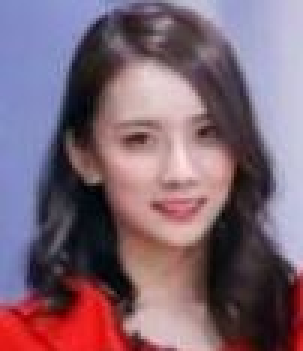
#> input picture src/ch4/模板匹配算法/headImg.png, 101 x 117 px (shown 3 times larger)
$ python '模板匹配寻找韩国美女头像.py'
#> lines starting #> are read from the running program, lines starting #| are printed output that depends on the picture; after the words box and inside, x2 and y2 are one past the last pixel; in counts of white or black regions, pixels touching at a corner belong together
#模板匹配
import cv2 as cv
import numpy as np
import matplotlib.pyplot as plt
def template_demo():
    tpl =cv.imread("headImg.png")
#> tpl is the input picture: shape (117, 101, 3); mean B, G, R 115, 100.7, 125.8
    target = cv.imread("korea womans.png")
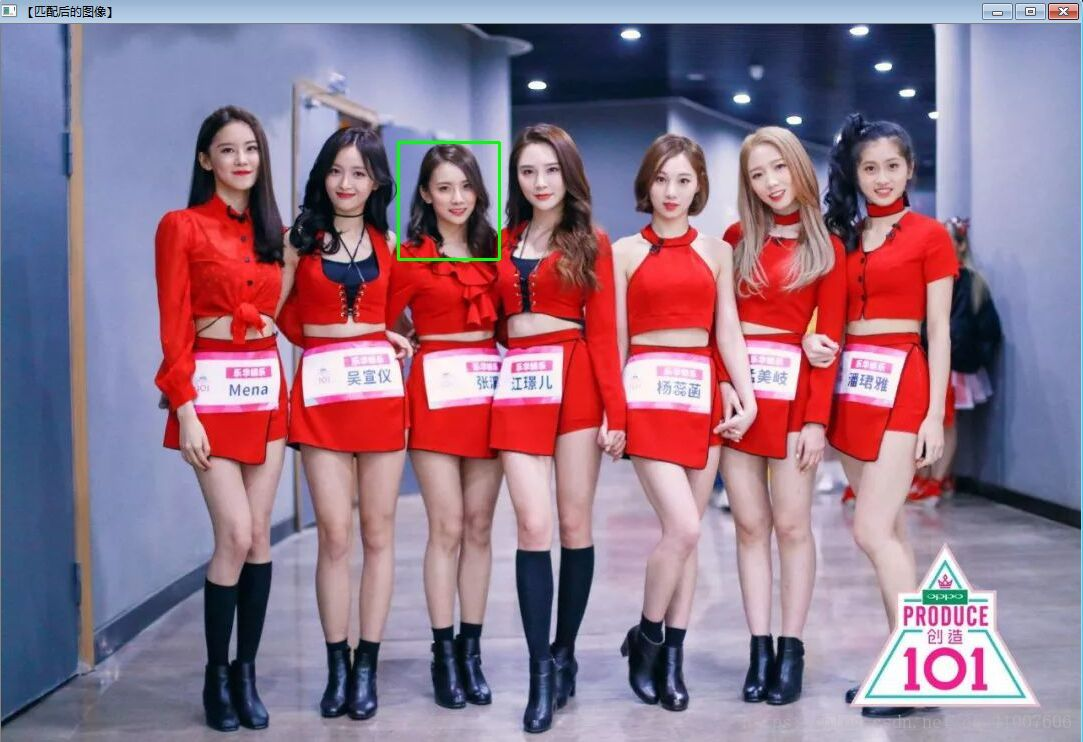
#> input picture src/ch4/模板匹配算法/korea womans.png, 1083 x 742 px
#> target is the input picture: shape (742, 1083, 3); mean B, G, R 137.4, 117.4, 144.7
    cv.namedWindow('template image', cv.WINDOW_NORMAL)
    cv.imshow("template image", tpl)
    cv.namedWindow('target image', cv.WINDOW_NORMAL)
    cv.imshow("target image", target)
    methods = [cv.TM_SQDIFF_NORMED, cv.TM_CCORR_NORMED, cv.TM_CCOEFF_NORMED]   #3种模板匹配方法
    th, tw = tpl.shape[:2]
#> th = 117; tw = 101
    i=0
    for md in methods:
        print(md)
        result = cv.matchTemplate(target, tpl, md)
        i+=1
        plt.subplot(2,3,i)
        plt.title(str(md))
        plt.imshow(result,cmap='gray')
        min_val, max_val, min_loc, max_loc = cv.minMaxLoc(result)
        if md == cv.TM_SQDIFF_NORMED:
            tl = min_loc
        else:
            tl = max_loc
        br = (tl[0]+tw, tl[1]+th)   #br是矩形右下角的点的坐标
        cv.rectangle(target, tl, (tl[0]+5, tl[1]+5) , (0, 0, 255), 2)
        cv.rectangle(target, tl, br, (0, 255, 255), 2)
        plt.subplot(2,3,i+3)
        plt.imshow(cv.cvtColor(target,cv.COLOR_RGB2BGR))
#> this loop made 3 passes
#> (min_val, max_val, min_loc, max_loc) on passes 1 to 3: (0.045, 1, (398, 142), (510, 17)), (0.581, 0.964, (512, 60), (398, 142)), (-0.45, 0.875, (250, 410), (398, 142))
#> pass 1, in template_demo, `result = cv.matchTemplate(target, tpl, md)`:
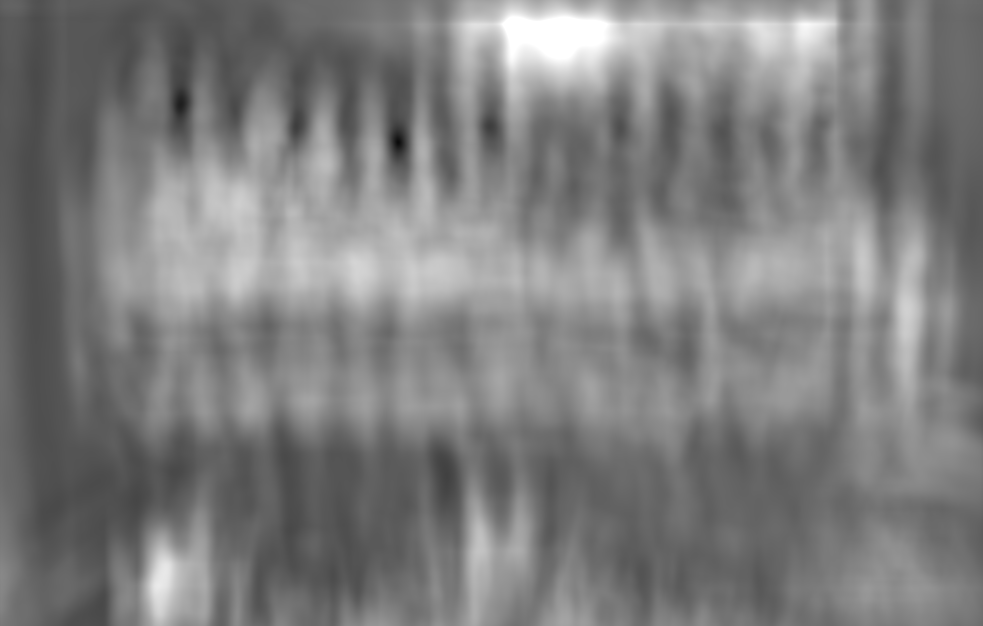
#> result: shape (626, 983) float32; min 0.045, max 1, mean 0.496
#> pass 2, in template_demo, `result = cv.matchTemplate(target, tpl, md)`:
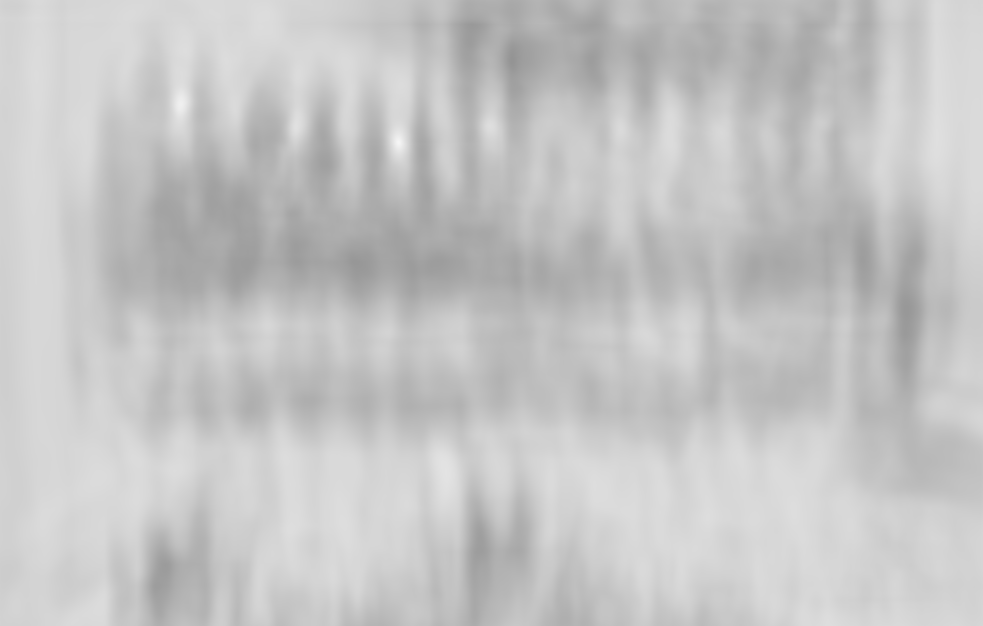
#> result: shape (626, 983) float32; min 0.581, max 0.964, mean 0.773
#> pass 3, in template_demo, `result = cv.matchTemplate(target, tpl, md)`:
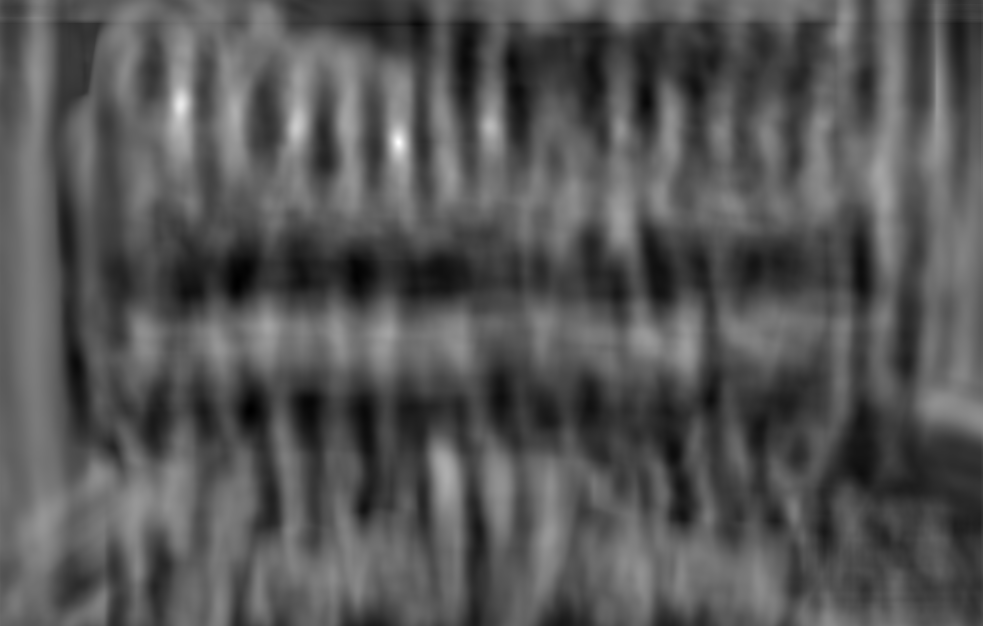
#> result: shape (626, 983) float32; min -0.45, max 0.875, mean -0.00177; drawn with min black and max white
#> after the loop:
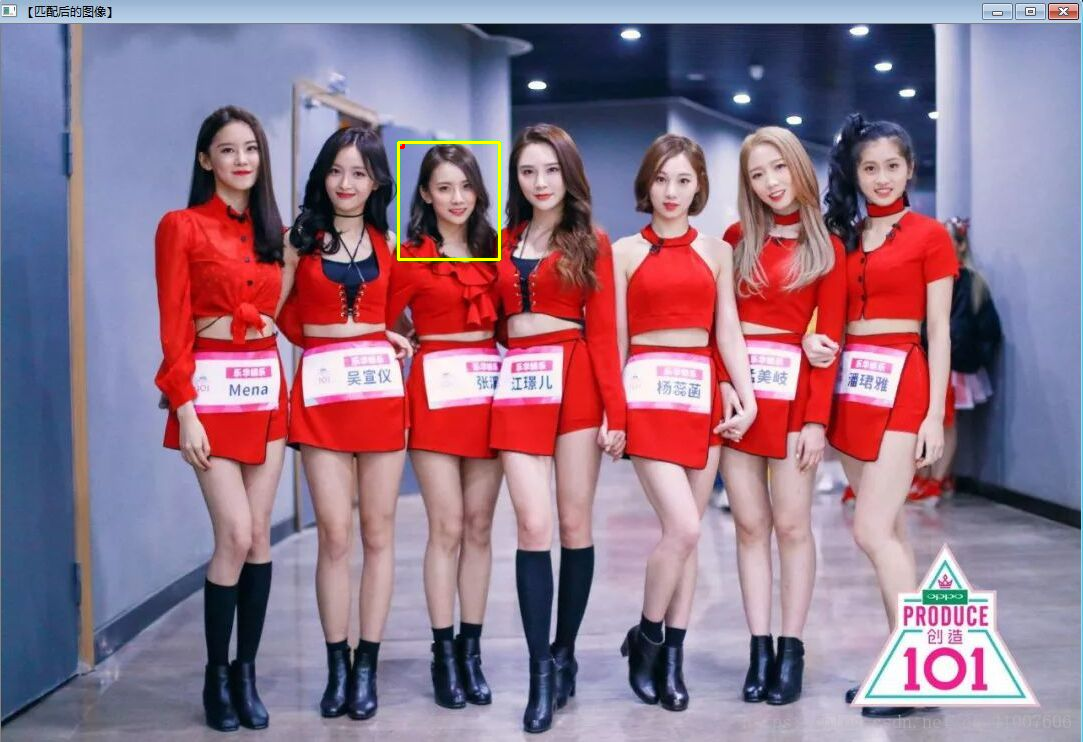
#> target: shape (742, 1083, 3); 0.16% of pixels changed, all inside (x1, y1, x2, y2) = (397, 141, 501, 261)
#> after the loop, i = 3
    plt.show()
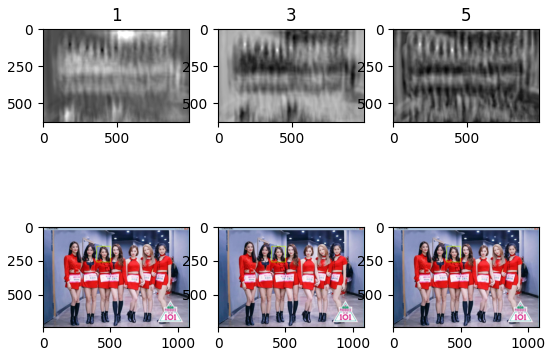
#> figure drawn by matplotlib, 6 panels
        # cv.namedWindow("match-" + np.str(md), cv.WINDOW_NORMAL)
        # cv.imshow("match-" + np.str(md), target)

template_demo()
cv.waitKey(0)
cv.destroyAllWindows()
